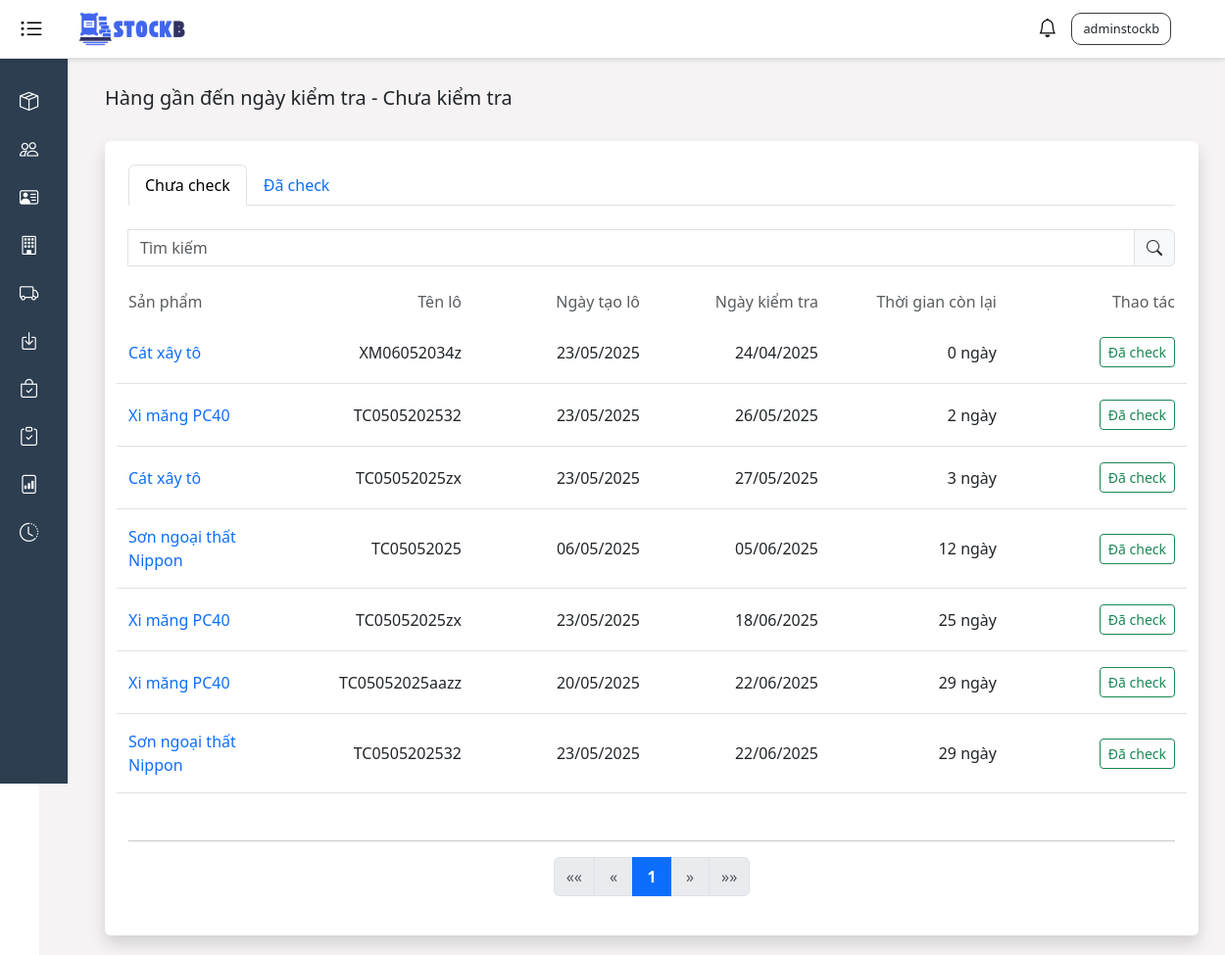
Before: /check/near-expiry (signed in) with the older database file.
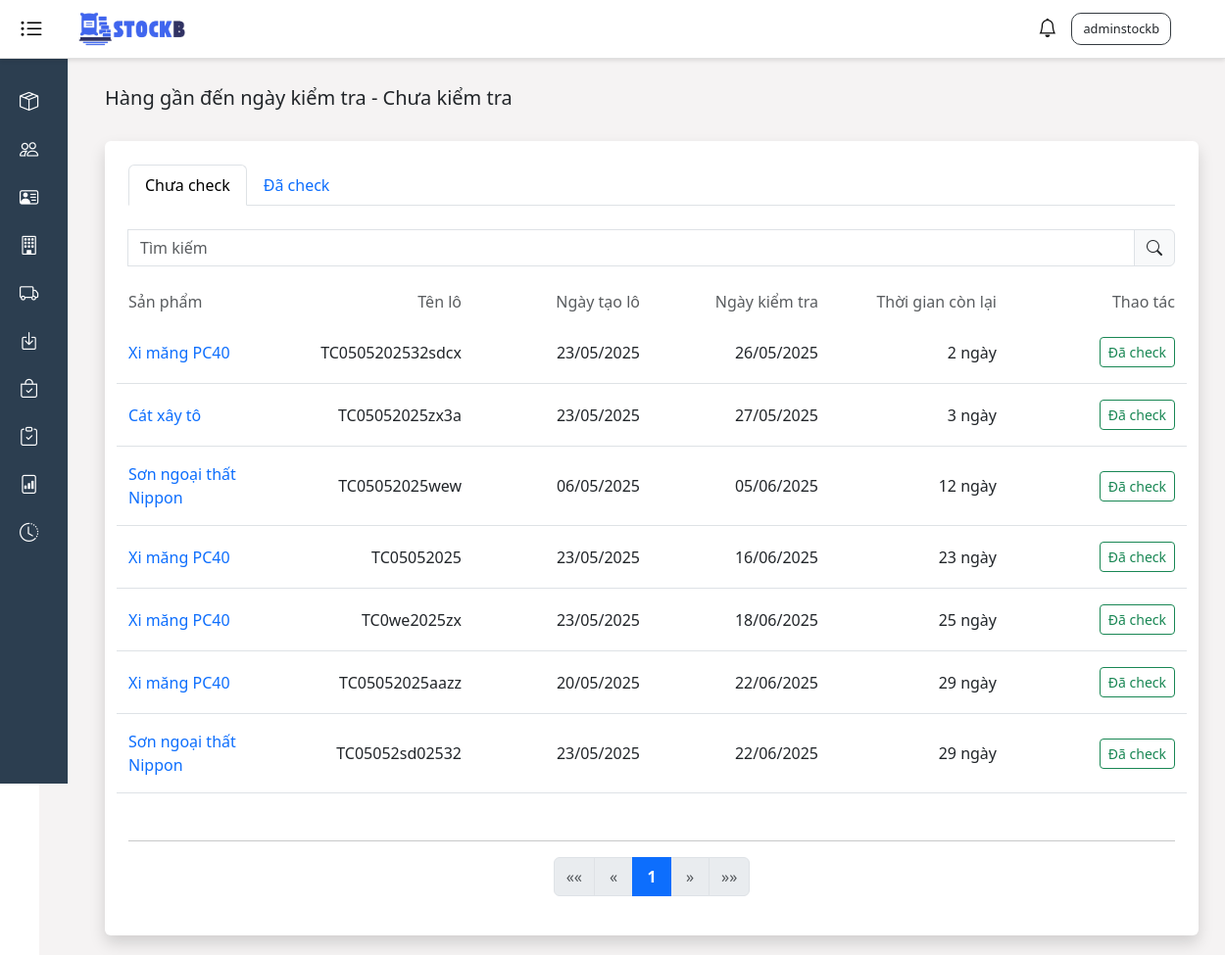
After: the same page with the newer database file.
### stockb/models.py (models this page shows, shortened)
class ProductDetail(models.Model):
    STATUS_CHOICES = [
        ('ACTIVE', 'Kích hoạt'),
        ('UNACTIVE', 'Tắt kích hoạt'),
    ]
    product = models.ForeignKey(Product, on_delete=models.CASCADE, related_name='product_details')
    product_batch = models.CharField(max_length=100)
    initial_quantity = models.IntegerField()
    remaining_quantity = models.IntegerField()
    import_date = models.DateTimeField()
    status = models.CharField(
        max_length=20,
        choices=STATUS_CHOICES,
        default='ACTIVE'
    )
    expiry_date = models.DateTimeField(blank=True, null=True)
    created_at = models.DateTimeField(auto_now_add=True)
    updated_at = models.DateTimeField(auto_now=True)
    checked_at = models.DateTimeField(blank=True, null=True)
    class Meta:
        unique_together = ('product', 'product_batch')

class Product(models.Model):
    product_name = models.CharField(max_length=100)
    description = models.TextField(blank=True)
    purchase_price = models.DecimalField(max_digits=10, decimal_places=0)
    selling_price = models.DecimalField(max_digits=10, decimal_places=0)
    minimum_stock = models.IntegerField(default=0)
    inspection_time = models.IntegerField(default=0)
    category = models.ForeignKey(ProductCategory, on_delete=models.CASCADE)
    unit = models.ForeignKey(Unit, on_delete=models.CASCADE)
    supplier = models.ForeignKey(Supplier, on_delete=models.CASCADE)
    created_at = models.DateTimeField(auto_now_add=True)
    updated_at = models.DateTimeField(auto_now=True)

### stockb/views/check_views.py (the view, shortened to what this page needs)
# urls.py: path('check/near-expiry', check_views.near_expiry_list_view, name='near_expiry_list'),
@login_required
def near_expiry_list_view(request):
    today = timezone.now()
    end_date = today + timedelta(days=30)
    search_query = request.GET.get('q', '')
    status = request.GET.get('status', 'unchecked')
    if status == 'checked':
        near_expiry_products = ProductDetail.objects.filter(
            status="ACTIVE",
            checked_at__isnull=False
        ).select_related('product__category', 'product__unit').order_by('expiry_date')
    else:
        near_expiry_products = ProductDetail.objects.filter(
            expiry_date__lte=end_date,
            status="ACTIVE",
            checked_at__isnull=True
        ).select_related('product__category', 'product__unit').order_by('expiry_date')
    if search_query:
        near_expiry_products = near_expiry_products.filter(product__product_name__icontains=search_query)
    products_with_days_left = []
    for detail in near_expiry_products:
        days_left = (detail.expiry_date - today).days
        products_with_days_left.append({
            'detail': detail,
            'days_left': max(0, days_left),
        })
    paginator = Paginator(products_with_days_left, 10)
    page_number = request.GET.get('page')
    page_obj = paginator.get_page(page_number)
    title = "Hàng gần đến ngày kiểm tra - Đã kiểm tra" if status == 'checked' else "Hàng gần đến ngày kiểm tra - Chưa kiểm tra"
    context = {
        "title": title,
        "products_with_days_left": page_obj,
        "search_query": search_query,
        "status": status,
    }
    return render(request, 'check/near_expiry_list.html', context)

### stockb/context_processors.py (called while the page is built)
def notifications(request):
    return {
        'notifications': Notification.objects.all()[:50]
    }

### stockb/templates/check/near_expiry_list.html (shortened to what this page needs)
{% extends 'base.html' %}
{% load static %}
{% block extra_head %}
    <link rel="stylesheet" href="{% static 'css/share.css' %}">
{% endblock %}
{% block content %}
    <div class="d-flex justify-content-between align-items-center mb-4">
        <h5>{{ title }}</h5>
    </div>
    <div class="container bg-white p-4 rounded shadow">
        <ul class="nav nav-tabs mb-4">
            <li class="nav-item">
                <a class="nav-link {% if status != 'checked' %}active{% endif %}" href="?status=unchecked&q={{ search_query }}">Chưa check</a>
            </li>
            <li class="nav-item">
                <a class="nav-link {% if status == 'checked' %}active{% endif %}" href="?status=checked&q={{ search_query }}">Đã check</a>
            </li>
        </ul>
        <form method="get" class="input-group mb-4">
            <input type="text" name="q" class="form-control" placeholder="Tìm kiếm" value="{{ search_query }}">
            <button type="submit" class="input-group-text"><i class="bi bi-search"></i></button>
        </form>
        <div class="row mb-2 text-muted">
            <div class="col-2">Sản phẩm</div>
            <div class="col-2 text-end">Tên lô</div>
            <div class="col-2 text-end">Ngày tạo lô</div>
            <div class="col-2 text-end">Ngày kiểm tra</div>
            <div class="col-2 text-end">Thời gian còn lại</div>
            <div class="col-2 text-end">Thao tác</div>
        </div>
        {% for item in products_with_days_left %}
        <div class="row py-3 border-bottom align-items-center">
            <a href="/product/{{ item.detail.product.id }}" class="col-2">
                {{ item.detail.product.product_name }}
            </a>
            <div class="col-2 text-end">
                {{ item.detail.product_batch }}
            </div>
            <div class="col-2 text-end">
                <span>{{ item.detail.created_at|date:"d/m/Y" }}</span>
            </div>
            <div class="col-2 text-end">
                <span>{{ item.detail.expiry_date|date:"d/m/Y" }}</span>
            </div>
            <div class="col-2 text-end">
                <span>{{ item.days_left }} ngày</span>
            </div>
            <div class="col-2 text-end">
                {% if item.detail.checked_at %}
                    <span class="text-success">{{ item.detail.checked_at|date:"d/m/Y H:i" }}</span>
                {% else %}
                    <form method="post" style="display:inline;">
                        <button type="submit" class="btn btn-sm btn-outline-success">Đã check</button>
                    </form>
                {% endif %}
            </div>
        </div>
        {% empty %}
        <div class="row py-2">
            <div class="col-12 text-center text-muted">
                Không có sản phẩm nào {% if status == 'checked' %}đã kiểm tra{% else %}chưa kiểm tra{% endif %} gần đến ngày kiểm tra.
            </div>
        </div>
        {% endfor %}
        <div class="mt-5">
            {% include 'Pagination/pagination.html' with page_obj=products_with_days_left %}
        </div>
    </div>
{% endblock %}

### templates/base.html (shortened to what this page needs)
<!DOCTYPE html>
<html lang="vi">
{% load static %}
<head>
    <link href="https://cdn.jsdelivr.net/npm/bootstrap@5.3.3/dist/css/bootstrap.min.css" rel="stylesheet">
    <link rel="stylesheet" href="https://cdnjs.cloudflare.com/ajax/libs/bootstrap-icons/1.11.3/font/bootstrap-icons.min.css">
    <link rel="stylesheet" href="https://cdnjs.cloudflare.com/ajax/libs/toastr.js/latest/toastr.min.css">
    <link rel="stylesheet" href="{% static 'styles.css' %}">
    {% block extra_head %}
    {% endblock %}
</head>
<body>
    <div class="header">
        <div class="left-container">
            <button class="hamburger active" id="toggleSidebar" aria-label="Toggle sidebar">
                <i class="bi bi-list-ul"></i>
            </button>
            <img src="{% static 'images/stockb-logo.png' %}" alt="StockB Logo" />
        </div>
        <div class="d-flex align-items-center">
            {% if user.is_authenticated %}
                <div class="dropdown">
                    <button class="notification-btn" id="notificationDropdown" data-bs-toggle="dropdown" aria-expanded="false" aria-label="Thông báo">
                        <i class="bi bi-bell"></i>
                    </button>
                </div>
                <div class="dropdown name-user">
                    <button class="dropdown-toggle text-dark bg-transparent border-0" id="dropdownMenuButton1"
                        data-bs-toggle="dropdown" aria-expanded="false">
                        {{ user.username }}
                    </button>
                </div>
            {% else %}
                <div class="name-user">
                    <a class="bg-transparent text-dark border-0 text-decoration-none" href="{% url 'login' %}">Đăng nhập</a>
                </div>
            {% endif %}
        </div>
    </div>
    <div class="sidebar sidebar-collapsed active" id="sidebar">
        <a href="#" data-bs-toggle="collapse" data-bs-target="#sanphamSubmenu" aria-expanded="false">
            <i class="bi bi-box-seam"></i><span class="menu-text">Sản phẩm</span>
        </a>
        <a href="/customers"><i class="bi bi-people"></i><span class="menu-text">Khách hàng</span> </a>
        <a href="/supplier"><i class="bi bi-person-vcard"></i><span class="menu-text">Nhà cung cấp</span> </a>
        <a href="/units"><i class="bi bi-building"></i><span class="menu-text">Đơn vị</span></a>
        <a href="/stock-out"><i class="bi bi-truck"></i><span class="menu-text">Xuất kho</span></a>
        <a href="/stock-in"><i class="bi bi-box-arrow-in-down"></i><span class="menu-text">Nhập kho</span></a>
        <a href="#" data-bs-toggle="collapse" data-bs-target="#kiemkeSubmenu" aria-expanded="false">
            <i class="bi bi-bag-check"></i></i><span class="menu-text">Kiểm tra sản phẩm</span>
        </a>
        <a href="/inventory-check"><i class="bi bi-clipboard-check"></i><span class="menu-text">Kiểm kê</span></a>
        <a href="/report"><i class="bi bi-file-bar-graph"></i><span class="menu-text">Báo cáo</span></a>
        <a href="/activity-log"><i class="bi bi-clock-history"></i><span class="menu-text">Lịch sử hoạt động</span></a>
    </div>
    <div class="main-content expanded">
        <div class="container mt-5">
            {% block content %}{% endblock %}
        </div>
    </div>
</body>
</html>

### stockb/templates/Pagination/pagination.html (shortened to what this page needs)
<div class="col-12 mt-3 mb-3">
         <hr class="my-1">
      </div>
<nav aria-label="Phân trang">
    <ul class="pagination justify-content-center">
        {% if page_obj.has_previous %}
            <li class="page-item">
                <a class="page-link" href="?page=1{% if request.GET.search %}&search={{ request.GET.search }}{% endif %}" aria-label="Trang đầu">
                    <span aria-hidden="true">&laquo;&laquo;</span>
                </a>
            </li>
            <li class="page-item">
                <a class="page-link" href="?page={{ page_obj.previous_page_number }}{% if request.GET.search %}&search={{ request.GET.search }}{% endif %}" aria-label="Trang trước">
                    <span aria-hidden="true">&laquo;</span>
                </a>
            </li>
        {% else %}
            <li class="page-item disabled">
                <span class="page-link">&laquo;&laquo;</span>
            </li>
            <li class="page-item disabled">
                <span class="page-link">&laquo;</span>
            </li>
        {% endif %}
        {% for i in page_obj.paginator.page_range %}
            {% if page_obj.number == i %}
                <li class="page-item active">
                    <span class="page-link text-white">{{ i }}</span>
                </li>
            {% elif i > page_obj.number|add:'-3' and i < page_obj.number|add:'3' %}
                <li class="page-item">
                    <a class="page-link" href="?page={{ i }}{% if request.GET.search %}&search={{ request.GET.search }}{% endif %}">{{ i }}</a>
                </li>
            {% endif %}
        {% endfor %}
        {% if page_obj.has_next %}
            <li class="page-item">
                <a class="page-link" href="?page={{ page_obj.next_page_number }}{% if request.GET.search %}&search={{ request.GET.search }}{% endif %}" aria-label="Trang sau">
                    <span aria-hidden="true">&raquo;</span>
                </a>
            </li>
            <li class="page-item">
                <a class="page-link" href="?page={{ page_obj.paginator.num_pages }}{% if request.GET.search %}&search={{ request.GET.search }}{% endif %}" aria-label="Trang cuối">
                    <span aria-hidden="true">&raquo;&raquo;</span>
                </a>
            </li>
        {% else %}
            <li class="page-item disabled">
                <span class="page-link">&raquo;</span>
            </li>
            <li class="page-item disabled">
                <span class="page-link">&raquo;&raquo;</span>
            </li>
        {% endif %}
    </ul>
</nav>

### static/styles.css (style rules this page uses)
body { overflow-x: hidden; }
.header { height: 60px; width: 100%; background-color: #ffffff; border-bottom: 1px solid #e0e0e0; padding: 10px 20px; display: flex; align-items: center; justify-content: space-between; box-shadow: 0 2px 4px rgba(0, 0, 0, 0.1); position: fixed; top: 0; left: 0; z-index: 1000; }
.header .left-container { display: flex; align-items: center; }
.header .name-user { border: #343a40 solid 1px; padding: 5px; border-radius: 10px; font-size: 80%; margin-right: 35px; font-weight: 600; }
.header img { width: 120px; height: 40px; object-fit: cover; margin-left: 30px; }
.notification-btn { position: relative; margin-right: 15px; background: none; border: none; padding: 0; }
.notification-btn .bi-bell { font-size: 1.2rem; }
.name-user .dropdown-toggle::after { display: none; }
.sidebar { width: 250px; background-color: #2c3e50; color: #ffffff; height: calc(100vh - 60px); position: fixed; top: 60px; left: 0; padding-top: 20px; overflow-y: auto; border-right: 1px solid #dee2e6; }
.sidebar.sidebar-collapsed { width: 70px; }
.sidebar a { color: #ffffff; text-decoration: none; display: flex; align-items: center; padding: 10px 20px; font-weight: 500; }
.sidebar.sidebar-collapsed a { justify-content: center; }
.sidebar i { margin-right: 10px; font-size: 1.2rem; min-width: 20px; text-align: center; }
.main-content { margin-left: 250px; margin-top: 20px; padding: 20px; background: #F5F3F3; min-height: 100vh ; width: calc(100% - 250px); transition: margin-left 0.0s; }
.main-content.expanded { margin-left: 5vh; width: 100%; }
.hamburger { font-size: 1.5rem; background: none; border: none; cursor: pointer; padding: var(--spacing-sm); border-radius: var(--border-radius); }
.hamburger i { line-height: 1; color: #DC3545; }
.hamburger.active i { color: #000000; }

### static/css/share.css (style rules this page uses)
a { text-decoration: none; }

### stockb/templates/Pagination/pagination.html (style rules this page uses)
.pagination .page-item.active .page-link { background-color: #0d6efd; border-color: #0d6efd; color: white; font-weight: bold; }
.pagination .page-link { min-width: 40px; height: 40px; display: flex; align-items: center; justify-content: center; font-size: 1rem; padding: 0.5rem 0.75rem; }
.pagination .page-item:first-child .page-link { border-top-left-radius: 0.375rem; border-bottom-left-radius: 0.375rem; }
.pagination .page-item:last-child .page-link { border-top-right-radius: 0.375rem; border-bottom-right-radius: 0.375rem; }

Changed rows visible on the page:
no longer on this page (row edited): ProductDetail: detail.product.product_name "Cát xây tô", detail.product_batch "XM06052034z", detail.created_at "23/05/2025", detail.expiry_date "24/04/2025", days_left "0"
changed ProductDetail: detail.product_batch "TC0505202532" → "TC0505202532sdcx"
changed ProductDetail "Cát xây tô": detail.product_batch "TC05052025zx" → "TC05052025zx3a"
changed ProductDetail: detail.product_batch "TC05052025" → "TC05052025wew"
added ProductDetail: detail.product.product_name "Xi măng PC40", detail.product_batch "TC05052025", detail.created_at "23/05/2025", detail.expiry_date "16/06/2025", days_left "23"
changed ProductDetail (number 5 of 7 on the later page): detail.product_batch "TC05052025zx" → "TC0we2025zx"
changed ProductDetail (number 7 of 7 on the later page): detail.product_batch "TC0505202532" → "TC05052sd02532"
